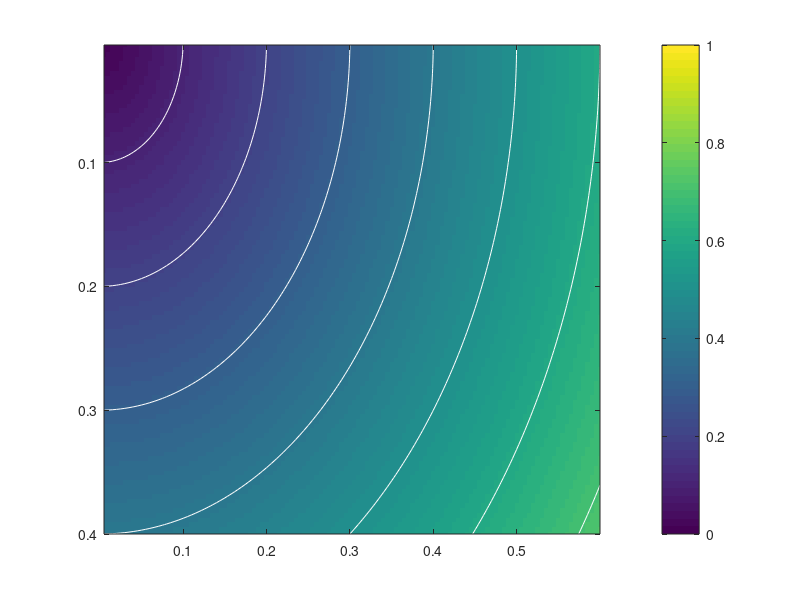

The MATLAB script that drew this image: (Note: this script raises an error after producing the figure.)

% A script demonstrating uncertainties in penetration,
%  
%  AUTHOR: Timothy Sipkens: 2022-04-29

clear;
close all;
clc;
addpath cmap;

P = 0.9;  % penetration
N1 = 2e4;  % upstream number
N2 = P .* N1;  % downstream number

% Size of grid.
n1 = 105;
n2 = 120;


s1 = linspace(0.005, 0.4, n1);  % relative error, std(N1)/N1
s2 = linspace(0.005, 0.6, n2);  % relative error, std(N2)/N2



%%
% FIG 1. Linear error propagation (LUP) intervals.
sp_lup = sqrt(s1'.^2 + s2.^2);  % LUP
figure(1);
imagesc(s2, s1, sp_lup);
hold on;
contour(s2, s1, sp_lup, 0:0.1:1.1, 'w');
hold off;

% Format plot.
colorbar;
caxis([0, 1]);
addpath('cmap');
colormap(internet);
set(gca, 'YDir', 'normal');
ylabel('se(N_1)/N_1');
xlabel('se(N_2)/N_2');



%%
% FIG. 2. Monte Carlo intervals.
% Loop over std(N1)/N1 and std(N2)/N2.
sp_prct = [];
sp_std = [];
ps = {};
smpl = {};
for jj=1:n2
    for ii=1:n1
        [~, ~, smpl{ii,jj}, ps{ii,jj}] = uq.mc([N1, N2], ...
            [s1(ii) * N1, s2(jj) * N2], ...
            @(x) x(2,:) ./ x(1,:), 1e4);
        % [~, ~, smpl, ps] = uq.mc_pois([N1, N2], ...
        %     [s1(ii), s2(jj)], ...
        %     @(x) x(2,:) ./ x(1,:), 1e4);
        
        ps2{ii,jj}(any(smpl{ii,jj} < eps)) = []; % remove negative number concentrations
        ps2{ii,jj} = rmoutliers(ps2{ii,jj}, 'median', 'ThresholdFactor', 20);

        % Average percentile intervals to approx. std. dev.
        sp_prct(ii,jj) = (prctile(ps2{ii,jj}, 83) - prctile(ps2{ii,jj}, 17)) ./ P ./ 2;
        sp_std(ii,jj) = std(ps2{ii,jj});
        sk(ii,jj) = skewness(ps2{ii,jj});
    end
end

figure(2);
imagesc(s2, s1, sp_std);
hold on;
contour(s2, s1, sp_std, 0:0.1:1.1, 'w');
hold off;

% Format plot.
colorbar;
caxis([0, 1]);
addpath('cmap');
colormap(internet);
set(gca, 'YDir', 'normal');
ylabel('se(N_1)/N_1');
xlabel('se(N_2)/N_2');


figure(3);
imagesc(s2, s1, sk);
hold on;
contour(s2, s1, sk, -0.4:0.4:5, 'k');
hold off;

% Format plot.
colorbar;
addpath('cmap');
colormap(flipud(tokyo));
set(gca, 'YDir', 'normal');
ylabel('se(N_1)/N_1');
xlabel('se(N_2)/N_2');


figure(4);
imagesc(s2, s1, (sp_std - sp_lup) ./ sp_lup);
hold on;
contour(s2, s1, (sp_std - sp_lup) ./ sp_lup, -1:0.1:1, 'k');
hold off;

% Format plot.
colorbar;
cmax = max(max((sp_std - sp_lup) ./ sp_lup));
clim([-cmax, cmax])
addpath('cmap');
colormap(curl);
set(gca, 'YDir', 'normal');
ylabel('se(N_1)/N_1');
xlabel('se(N_2)/N_2');


% Plot mapping Nup to penetration.
n1 = ceil(size(smpl,1)/2);
n2 = ceil(size(smpl,2)/2);
l = length(smpl{n1,n2}(1,:));
[y, idx] = sort(smpl{n1,n2}(1,:) ./ mean(smpl{n1,n2}(1,:)));

nc = 200;
cm = internet(nc);
ys = std(y);
ym = mean(y);
yc = (y - ym) ./ ys;
yc = min(3, max(-3, yc));
yc = ceil((0.5 + yc ./ 6) .* nc + eps);

figure(5);
for ii=1:5:l
    plot([0;1], [y(ii); ps{n1,n2}(1,idx(ii))], 'Color', [cm(ceil(ii ./ l .* 200),:), 0.3]);
    hold on;
end
hold off;
xlim([0, 1]);
ylim([0, 2.2]);
